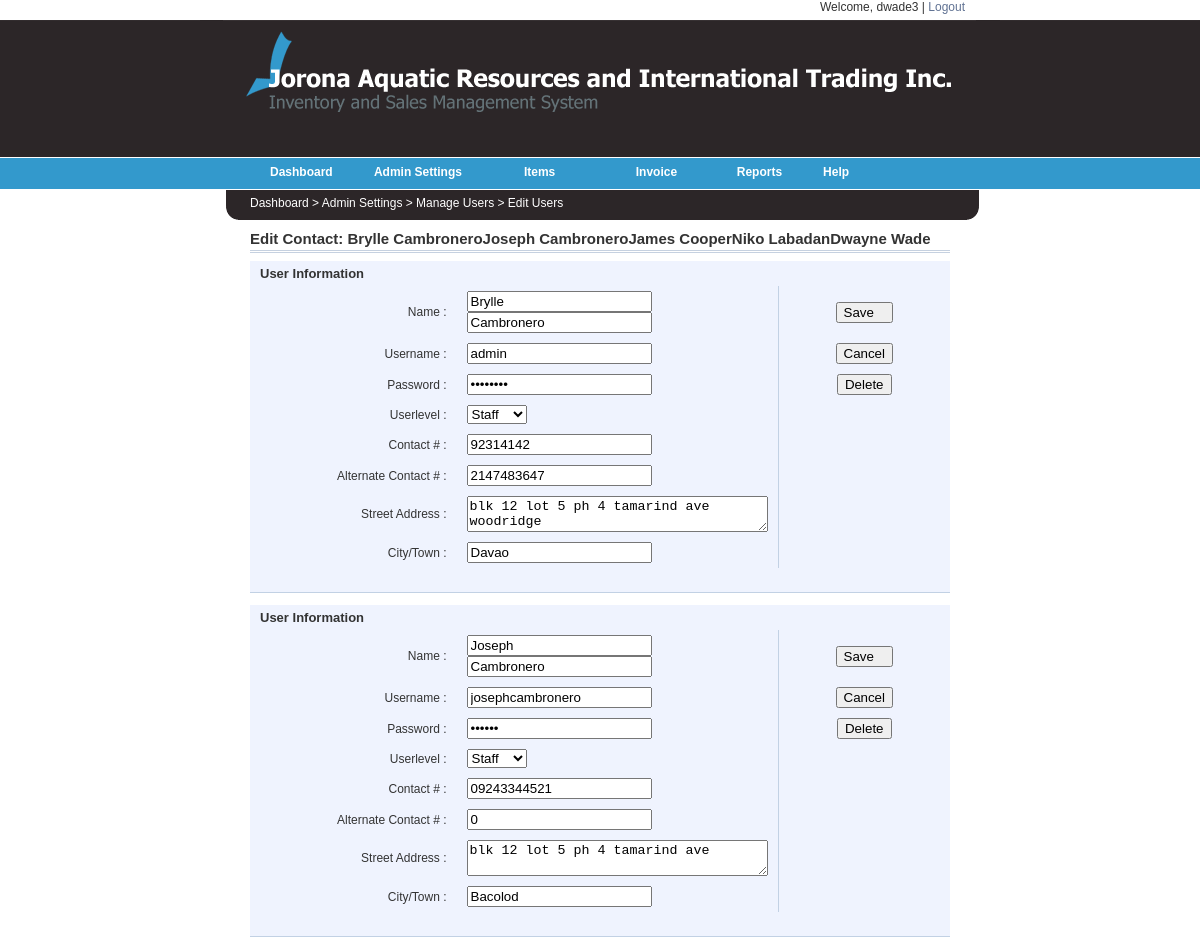
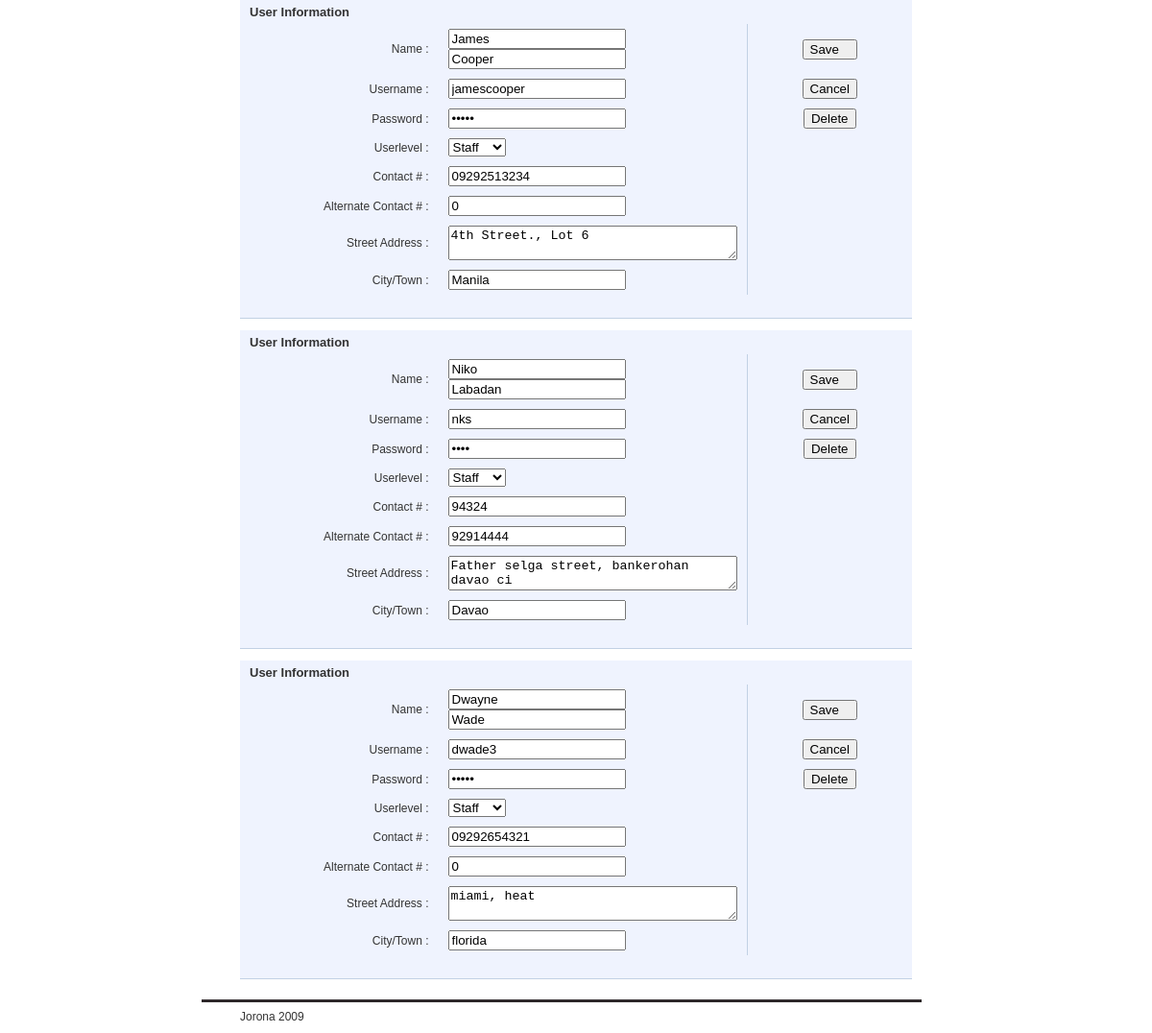
/final/edit_user2.php (signed in), run on the app's committed database (2 pictures, top to bottom).
### tables this page shows
CREATE TABLE IF NOT EXISTS `tbl_users` (
  `userid` int(4) NOT NULL auto_increment,
  `username` varchar(30) NOT NULL,
  `password` varchar(200) NOT NULL,
  `userlevel` tinyint(1) unsigned NOT NULL,
  `firstname` varchar(30) NOT NULL,
  `lastname` varchar(30) NOT NULL,
  `contact` varchar(20) NOT NULL,
  `alt_contact` int(11) NOT NULL,
  `address` varchar(100) NOT NULL,
  `city` varchar(100) NOT NULL,
  PRIMARY KEY  (`userid`),
  KEY `username` (`username`,`firstname`,`lastname`)
);

### final/includes/functions.php (called while the page is built, shortened)
<?php
    function SearchUser($keyword) {
        if ($keyword!="")
        {
            $result = mysql_query("SELECT * FROM tbl_users WHERE userid='$keyword' OR username='$keyword' OR lastname='$keyword' OR firstname='$keyword'");
        }
        else $result = mysql_query("SELECT * FROM tbl_users ORDER BY lastname ASC");
        return $result;
    }
?>

### final/edit_user2.php (the view, shortened to what this page needs)
<?php include("includes/functions.php");?>
<link rel="stylesheet" href="_common/css/main.css" type="text/css" media="all">
<link href="stylesheets/sortableTable.css" rel="stylesheet" type="text/css" />
<?php include("includes/header.php");?>
<br><div id="mainMenuContent">Dashboard > Admin Settings > Manage Users > Edit Users</div></div><div> <div id="content1">
<div class="header">
<p class="h">Edit Contact: <?php
    $keyword = $_GET['u'];
    $result=SearchUser($keyword);
    while($row = mysql_fetch_array($result))
            { echo $row['firstname']." ".$row['lastname']; }
?> </p>
</div>
<?php
		$keyword = $_GET['u'];
		$result=SearchUser($keyword);
		while($row = mysql_fetch_array($result))
				{
	echo "<form method=\"post\" action=\"edit_user_process.php\">
		<table class=\"info\">
		  <tr>
			<td colspan=\"2\" class=\"label1\"><strong>User Information</strong></td>
			<td  width=\"22%\" class=\"label1\">&nbsp;</td>
		  </tr>
		  <tr>
			<td width=\"20%\" class=\"label\">Name : </td>
			<td width=\"50%\" class=\"field\"><input class=\"half basic-text-field\" name=\"fname\" size=\"20\" type=\"text\" value=".$row['firstname']." />
			<input class=\"half basic-text-field\" name=\"lname\" size=\"20\" type=\"text\" value=".$row['lastname']." /></td>
			<td width=\"30%\" class=\"formNav\"><center><input name=\"btnSave\" type=\"submit\" value=\"Save   \" /></center></td>
		  </tr>
		  <tr>
			<td class=\"label\">Username : </td>
			<td class=\"field\"><input class=\"half basic-text-field\" name=\"user\" size=\"20\" type=\"text\" value=".$row['username']." /></td>
			<td width=\"22%\" class=\"formNav\"><center><input name=\"btnCancel\" type=\"submit\" value=\"Cancel\" /></center></td>
		  </tr>
		  <tr>
			<td class=\"label\">Password : </td>
			<td class=\"field\"><input class=\"half basic-text-field\" name=\"pass\" size=\"20\" type=\"password\" value=".$row['password']." /></td>
			<td width=\"22%\" class=\"formNav\"><center><input name=\"btnDelete\" type=\"submit\" value=\"Delete\" /></center></td>
		  </tr>
		  <tr>
			<td class=\"label\">Userlevel : </td>
			<td class=\"field\"><select class=\"half basic-select-field\" name=\"userlevel\">
				<option value=\"2\" >Staff</option>
			  </select></td>
			  <td width=\"22%\" class=\"formNav\">&nbsp;</td>
          </tr>
		  <tr>
			<td class=\"label\">Contact # :</td>
			<td class=\"field\"><input class=\"half basic-text-field\" name=\"contact\" size=\"20\" type=\"text\" value=".$row['contact']." /></td>
			<td width=\"22%\" class=\"formNav\">&nbsp;</td>
		  </tr>
		  <tr>
			<td class=\"label\">Alternate Contact # :</td>
			<td class=\"field\"><input class=\"half basic-text-field\" name=\"altcontact\" size=\"20\" type=\"text\" value=".$row['alt_contact']." ></td>
			<td width=\"22%\" class=\"formNav\">&nbsp;</td>
		  </tr>
		  <tr>
			<td class=\"label\">Street Address :</td>
			 <td class=\"field\"><textarea class=\"long basic-textarea\" cols=\"35\" id=\"label7\" name=\"address\" rows=\"2\">".$row['address']."</textarea></td>
			 <td width=\"30%\" class=\"formNav\">&nbsp;</td>
		  </tr>
		  <tr>
			<td class=\"label\">City/Town : </td>
			<td class=\"field\"><input class=\"half basic-text-field\" name=\"city\" size=\"20\" type=\"text\" value=".$row['city']." /></td>
			<td class=\"formNav\">&nbsp;</td>
		  </tr>
		  <tr>
			<td colspan=\"3\" class=\"label\">&nbsp;</td>
		  </tr>
		</table></form>";}
		?>
<?php require("includes/footer.php");?>

### final/_common/css/main.css (style rules this page uses)
body { line-height: 1.5; background: #fff; margin:1.5em 0; }
table { border-collapse: separate; border-spacing: 0; }
caption, th, td { text-align: left; font-weight:400; }
body { color: black; font-family: Verdana, sans-serif; font-size: 12px; }

### final/stylesheets/sortableTable.css (style rules this page uses)
table { width: 100%; }
tr { background-color: #FFFFFF; padding: 4px; font-size: 13px; }
td { padding: 5px 10px; border-bottom: 1px solid #eee; }

### final/stylesheets/web.css (style rules this page uses)
body { margin: 0px 0px 10px 0px; padding: 0px; line-height: 200%; color: #333; font: 12px Arial, Verdana, sans-serif; background:url(../images/b_g.gif) top left repeat-x; }
#mainMenuContent { margin-left: 50px; }
#content1 { padding: 0px; width: 700px; background-color:#FFFFFF; margin-left:50px; margin-top: 010px; float: left; }
div.header { border-bottom: 3px double rgb(198, 209, 224); padding-bottom: 3px; margin-bottom: 8px; }
p.h { font:arial; font-size:15px; padding:0; margin-top:0; margin-bottom:0; font-weight:bold; }
table.info { padding:0; background-color: rgb(239, 243, 254); width: 100%; border-bottom: 1px solid rgb(194, 209, 228); }
td.label { background-color:rgb(239, 243, 254); border:none; text-align:right; width: 30%; font:inherit; font-size:12px; }
td.label1 { background-color:rgb(239, 243, 254); border:none; text-align:left; }
td.field { background-color:rgb(239, 243, 254); border:none; text-align:left; width: 15%; }
td.formNav { background-color:rgb(239, 243, 254); border-left:1px solid #C2D1E4; text-align:right; border-bottom:none; width:25%; font-size:12px; }

### data on the page
tbl_users: firstname "Brylle", lastname "Cambronero", fname "Brylle", lname "Cambronero", user "admin", contact "92314142", altcontact "2147483647", address "blk 12 lot 5 ph 4 tamarind ave woodridge", city "Davao"
tbl_users: firstname "Joseph", lastname "Cambronero", fname "Joseph", lname "Cambronero", user "josephcambronero", contact "09243344521", altcontact "0", address "blk 12 lot 5 ph 4 tamarind ave", city "Bacolod"
tbl_users: firstname "James", lastname "Cooper", fname "James", lname "Cooper", user "jamescooper", contact "09292513234", altcontact "0", address "4th Street., Lot 6", city "Manila"
tbl_users: firstname "Niko", lastname "Labadan", fname "Niko", lname "Labadan", user "nks", contact "94324", altcontact "92914444", address "Father selga street, bankerohan davao ci", city "Davao"
tbl_users: firstname "Dwayne", lastname "Wade", fname "Dwayne", lname "Wade", user "dwade3", contact "09292654321", altcontact "0", address "miami, heat", city "florida"

### other printed values
$_SESSION['username'] "dwade3"
